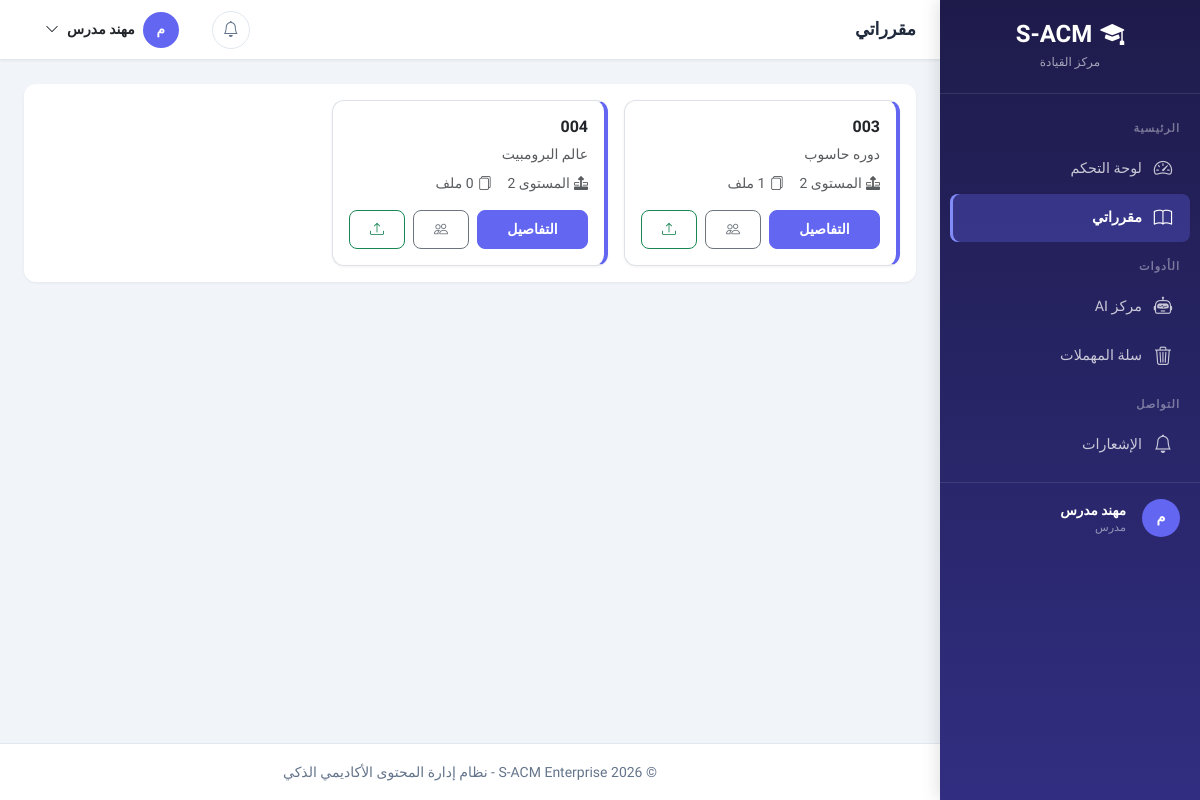
The page /instructor/courses/ (signed in) on the database as committed earlier.
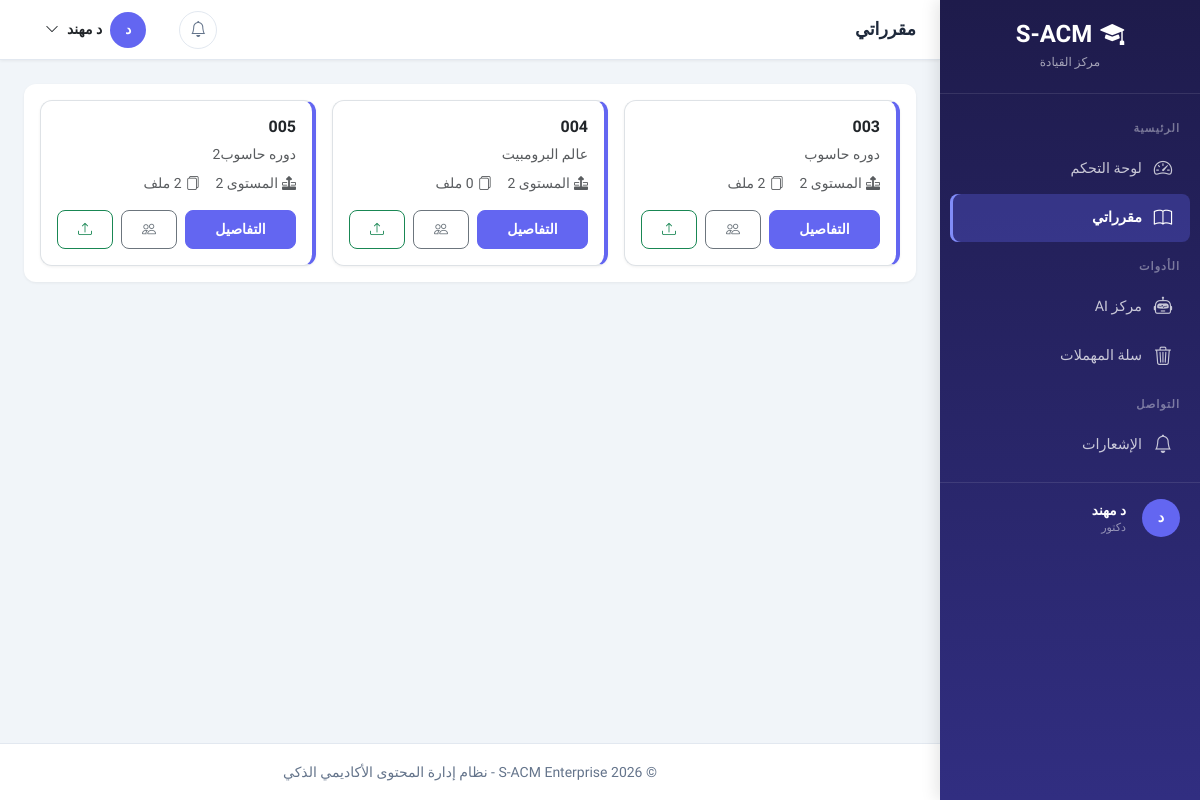
The same page on the database as committed later.
### apps/accounts/models.py (models this page shows, shortened)
class User(AbstractBaseUser, PermissionsMixin):
    ACCOUNT_STATUS_CHOICES = [
        ('inactive', 'غير مفعّل'),
        ('active', 'مفعّل'),
        ('suspended', 'موقوف'),
    ]
    academic_id = models.CharField(
        max_length=50,
        unique=True,
        verbose_name='الرقم الأكاديمي/الوظيفي',
        help_text='الرقم الأكاديمي للطالب أو الرقم الوظيفي للموظف'
    )
    id_card_number = models.CharField(
        max_length=50,
        unique=True,
        verbose_name='رقم البطاقة الشخصية',
        help_text='يستخدم للتحقق من الهوية عند التفعيل'
    )
    full_name = models.CharField(
        max_length=150,
        verbose_name='الاسم الكامل'
    )
    email = models.EmailField(
        unique=True,
        blank=True,
        null=True,
        verbose_name='البريد الإلكتروني',
        help_text='يتم تعيينه عند التفعيل'
    )
    account_status = models.CharField(
        max_length=20,
        choices=ACCOUNT_STATUS_CHOICES,
        default='inactive',
        verbose_name='حالة الحساب'
    )
    role = models.ForeignKey(
        Role,
        on_delete=models.PROTECT,
        related_name='users',
        verbose_name='الدور',
        null=True,
        blank=True
    )
    major = models.ForeignKey(
        Major,
        on_delete=models.SET_NULL,
        related_name='students',
        verbose_name='التخصص',
        null=True,
        blank=True,
        help_text='للطلاب فقط'
    )
    level = models.ForeignKey(
        Level,
        on_delete=models.SET_NULL,
        related_name='students',
        verbose_name='المستوى',
        null=True,
        blank=True,
        help_text='للطلاب فقط'
    )
    is_staff = models.BooleanField(default=False, verbose_name='موظف')
    is_active = models.BooleanField(default=True, verbose_name='نشط')
    date_joined = models.DateTimeField(default=timezone.now, verbose_name='تاريخ الانضمام')
    last_login = models.DateTimeField(null=True, blank=True, verbose_name='آخر تسجيل دخول')
    profile_picture = models.ImageField(
        upload_to='profiles/',
        blank=True,
        null=True,
        verbose_name='صورة الملف الشخصي'
    )
    phone_number = models.CharField(
        max_length=20,
        blank=True,
        null=True,
        verbose_name='رقم الهاتف'
    )
    objects = UserManager()
    USERNAME_FIELD = 'academic_id'
    REQUIRED_FIELDS = ['full_name', 'id_card_number']
    class Meta:
        db_table = 'users'
        verbose_name = 'مستخدم'
        verbose_name_plural = 'المستخدمون'
        indexes = [
            models.Index(fields=['academic_id']),
            models.Index(fields=['email']),
            models.Index(fields=['account_status']),
        ]
    def is_admin(self):
        return self.role and self.role.code == Role.ADMIN
    def is_instructor(self):
        return self.role and self.role.code == Role.INSTRUCTOR
    def is_student(self):
        return self.role and self.role.code == Role.STUDENT

class Role(models.Model):
    ADMIN = 'admin'
    INSTRUCTOR = 'instructor'
    STUDENT = 'student'
    code = models.CharField(
        max_length=50,
        unique=True,
        verbose_name='كود الدور',
        help_text='معرف فريد للدور (بالإنجليزية، مثل: admin, instructor)'
    )
    display_name = models.CharField(
        max_length=100,
        verbose_name='اسم العرض',
        help_text='الاسم الذي يظهر للمستخدم'
    )
    description = models.TextField(
        blank=True,
        null=True,
        verbose_name='وصف الدور'
    )
    is_system = models.BooleanField(
        default=False,
        verbose_name='دور نظام',
        help_text='الأدوار الافتراضية التي لا يمكن حذفها'
    )
    is_active = models.BooleanField(
        default=True,
        verbose_name='نشط'
    )
    created_at = models.DateTimeField(auto_now_add=True, verbose_name='تاريخ الإنشاء')
    updated_at = models.DateTimeField(auto_now=True, verbose_name='تاريخ التحديث')
    class Meta:
        db_table = 'roles'
        verbose_name = 'دور'
        verbose_name_plural = 'الأدوار'
        ordering = ['-is_system', 'display_name']

class Level(models.Model):
    level_name = models.CharField(
        max_length=50,
        unique=True,
        verbose_name='اسم المستوى'
    )
    level_number = models.PositiveIntegerField(
        unique=True,
        verbose_name='رقم المستوى',
        help_text='رقم ترتيبي للمستوى (1, 2, 3, 4) يستخدم في الترقية الجماعية'
    )
    description = models.TextField(
        blank=True,
        null=True,
        verbose_name='وصف المستوى'
    )
    class Meta:
        db_table = 'levels'
        verbose_name = 'مستوى'
        verbose_name_plural = 'المستويات'
        ordering = ['level_number']
    def __str__(self):
        return self.level_name

### apps/courses/models.py (models this page shows, shortened)
class Course(models.Model):
    course_name = models.CharField(
        max_length=150,
        verbose_name='اسم المقرر'
    )
    course_code = models.CharField(
        max_length=20,
        unique=True,
        verbose_name='رمز المقرر'
    )
    description = models.TextField(
        blank=True,
        null=True,
        verbose_name='وصف المقرر'
    )
    level = models.ForeignKey(
        'accounts.Level',
        on_delete=models.PROTECT,
        related_name='courses',
        verbose_name='المستوى'
    )
    semester = models.ForeignKey(
        'accounts.Semester',
        on_delete=models.PROTECT,
        related_name='courses',
        verbose_name='الفصل الدراسي'
    )
    credit_hours = models.PositiveIntegerField(
        default=3,
        verbose_name='الساعات المعتمدة'
    )
    is_active = models.BooleanField(
        default=True,
        verbose_name='نشط'
    )
    created_at = models.DateTimeField(
        auto_now_add=True,
        verbose_name='تاريخ الإنشاء'
    )
    updated_at = models.DateTimeField(
        auto_now=True,
        verbose_name='تاريخ التحديث'
    )
    class Meta:
        db_table = 'courses'
        verbose_name = 'مقرر'
        verbose_name_plural = 'المقررات'
        ordering = ['course_code']
        indexes = [
            models.Index(fields=['course_code']),
            models.Index(fields=['level', 'semester']),
        ]

### apps/instructor/views.py (the view)
# urls.py: path('instructor/courses/', views.InstructorCourseListView.as_view(), name='instructor_course_list'),
class InstructorCourseListView(LoginRequiredMixin, InstructorRequiredMixin, ListView):
    template_name = 'instructor/course_list.html'
    context_object_name = 'courses'
    def get_queryset(self):
        return (
            Course.objects
            .get_courses_for_instructor(self.request.user)
            .select_related('level')
            .annotate(
                file_count=Count(
                    'files',
                    filter=Q(files__is_deleted=False)
                ),
                total_downloads=Coalesce(
                    Sum('files__download_count', filter=Q(files__is_deleted=False)),
                    0
                ),
            )
        )
    def get_context_data(self, **kwargs):
        context = super().get_context_data(**kwargs)
        context['active_page'] = 'courses'
        return context

### apps/accounts/views/mixins.py (called while the page is built)
    def test_func(self):
        return self.request.user.is_authenticated and (
            self.request.user.is_instructor() or self.request.user.is_admin()
        )

### apps/core/context_processors.py (called while the page is built, shortened)
def site_settings(request):
    return {
        'SITE_NAME': 'S-ACM',
        'SITE_FULL_NAME': 'نظام إدارة المحتوى الأكاديمي الذكي',
        'SITE_VERSION': '1.0.0',
        'DEBUG': settings.DEBUG,
    }

def user_notifications(request):
    return {'unread_count': 0}

def user_role_info(request):
    if request.user.is_authenticated:
        role = request.user.role
        menu_items = getattr(request, 'menu_items', [])
        user_permissions = getattr(request, 'user_permissions', set())
        return {
            'user_role': role.display_name if role else None,
            'user_role_code': role.code if role else None,
            'is_admin': request.user.is_admin(),
            'is_instructor': request.user.is_instructor(),
            'is_student': request.user.is_student(),
            'menu_items': menu_items,
            'user_permissions': user_permissions,
            'has_perm': lambda p: '__all__' in user_permissions or p in user_permissions,
        }

### templates/instructor/course_list.html (shortened to what this page needs)
{% extends 'layouts/dashboard_base.html' %}
{% block page_title %}مقرراتي{% endblock %}
{% block dashboard_content %}
<div class="card">
    <div class="card-body">
        {% if courses %}
        <div class="row g-3">
            {% for course in courses %}
            <div class="col-md-6 col-xl-4">
                <div class="card h-100 border" style="border-right:4px solid var(--primary) !important;">
                    <div class="card-body">
                        <h6 class="fw-bold">{{ course.course_code }}</h6>
                        <p class="text-muted small mb-2">{{ course.course_name }}</p>
                        <div class="d-flex gap-3 small text-muted mb-3">
                            <span><i class="bi bi-layer-forward me-1"></i>{{ course.level }}</span>
                            <span><i class="bi bi-files me-1"></i>{{ course.files.count }} ملف</span>
                        </div>
                        <div class="d-flex gap-2">
                            <a href="{% url 'instructor:course_detail' course.pk %}" class="btn btn-sm btn-primary flex-fill">التفاصيل</a>
                            <a href="{% url 'instructor:student_roster' course.pk %}" class="btn btn-sm btn-outline-secondary"><i class="bi bi-people"></i></a>
                            <a href="{% url 'instructor:file_upload' %}?course={{ course.pk }}" class="btn btn-sm btn-outline-success"><i class="bi bi-upload"></i></a>
                        </div>
                    </div>
                </div>
            </div>
            {% endfor %}
        </div>
        {% else %}
        <div class="empty-state"><i class="bi bi-book d-block"></i><p>لا توجد مقررات معينة لك</p></div>
        {% endif %}
    </div>
</div>
{% endblock %}

### templates/layouts/dashboard_base.html (shortened to what the changed rows need)
{% load static %}
<!DOCTYPE html>
<html lang="ar" dir="rtl">
<head>
    <link href="https://cdn.jsdelivr.net/npm/bootstrap@5.3.2/dist/css/bootstrap.rtl.min.css" rel="stylesheet">
    <link href="https://cdn.jsdelivr.net/npm/bootstrap-icons@1.11.3/font/bootstrap-icons.css" rel="stylesheet">
</head>
<body>
    <nav class="sidebar" id="sidebar">
        <div style="padding: 16px 20px; margin-top: auto; border-top: 1px solid rgba(255,255,255,0.1);">
            <div class="d-flex align-items-center gap-3">
                <div class="avatar-circle" style="width:38px;height:38px;font-size:0.9rem;">
                    {{ request.user.full_name|slice:":1"|upper }}
                </div>
                <div>
                    <div style="color:#fff;font-size:0.85rem;font-weight:600;">{{ request.user.full_name|truncatechars:16 }}</div>
                    <div style="color:rgba(255,255,255,0.5);font-size:0.7rem;">{{ user_role|default:"مستخدم" }}</div>
                </div>
            </div>
        </div>
    </nav>
    <div class="main-wrapper">
        <header class="top-navbar">
            <div class="nav-actions">
                <div class="dropdown">
                    <button class="d-flex align-items-center gap-2 btn btn-link text-dark text-decoration-none" data-bs-toggle="dropdown">
                        <div class="avatar-circle">{{ request.user.full_name|slice:":1"|upper }}</div>
                        <span class="d-none d-md-inline small">{{ request.user.full_name|truncatechars:12 }}</span>
                        <i class="bi bi-chevron-down small"></i>
                    </button>
                </div>
            </div>
        </header>
        <main class="page-content">
            {% block dashboard_content %}{% endblock %}
        </main>
    </div>
</body>
</html>

Rows that differ between the two databases and show on the page:
changed User: user.full_name "م" → "د"; user.full_name "مهند مدرس" → "د مهند"
changed Role: display_name "مدرس" → "دكتور"
added Course: course_code "005", course_name "دوره حاسوب2", level "المستوى 2"
